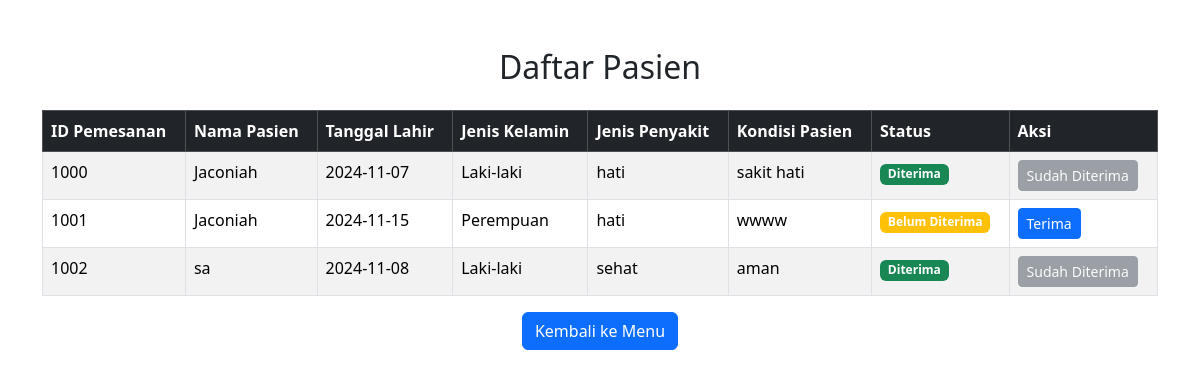
The app's page /Web_ada_kita/daftar_pasien.php with its own data.
### tables this page shows
CREATE TABLE `pemesanan_pengasuh` (
  `id_pemesanan` int(11) NOT NULL,
  `nama_pasien` varchar(100) NOT NULL,
  `jenis_kelamin` enum('Laki-laki','Perempuan') NOT NULL,
  `jenis_penyakit` varchar(255) NOT NULL,
  `kondisi_pasien` text NOT NULL,
  `tgl_lahir` date NOT NULL,
  `diterima` tinyint(1) NOT NULL
);

### Web_ada_kita/daftar_pasien.php (the view, shortened to what this page needs)
<?php
include 'koneksi.php';
?>
<!DOCTYPE html>
<html lang="en">
<head>
    <link href="https://cdn.jsdelivr.net/npm/bootstrap@5.3.2/dist/css/bootstrap.min.css" rel="stylesheet">
</head>
<body>
    <div class="container mt-5">
        <h2 class="mb-4 text-center">Daftar Pasien</h2>
        <table class="table table-bordered table-striped">
            <thead class="table-dark">
                <tr>
                    <th>ID Pemesanan</th>
                    <th>Nama Pasien</th>
                    <th>Tanggal Lahir</th>
                    <th>Jenis Kelamin</th>
                    <th>Jenis Penyakit</th>
                    <th>Kondisi Pasien</th>
                    <th>Status</th>
                    <th>Aksi</th>
                </tr>
            </thead>
            <tbody>
                <?php
                $sql = "SELECT * FROM pemesanan_pengasuh";
                $result = mysqli_query($conn, $sql);
                if (mysqli_num_rows($result) > 0) {
                    while ($row = mysqli_fetch_assoc($result)) {
                        echo "<tr>";
                        echo "<td>" . $row['id_pemesanan'] . "</td>";
                        echo "<td>" . $row['nama_pasien'] . "</td>";
                        echo "<td>" . $row['tgl_lahir'] . "</td>";
                        echo "<td>" . $row['jenis_kelamin'] . "</td>";
                        echo "<td>" . $row['jenis_penyakit'] . "</td>";
                        echo "<td>" . $row['kondisi_pasien'] . "</td>";
                        if ($row['diterima'] == 1) {
                            echo "<td><span class='badge bg-success'>Diterima</span></td>";
                        } else {
                            echo "<td><span class='badge bg-warning'>Belum Diterima</span></td>";
                        }
                        echo "<td>";
                        if ($row['diterima'] == 0) {
                            echo "<a href='terima_pasien.php?id=" . $row['id_pemesanan'] . "' class='btn btn-primary btn-sm'>Terima</a>";
                        } else {
                            echo "<button class='btn btn-secondary btn-sm' disabled>Sudah Diterima</button>";
                        }
                        echo "</td>";
                        echo "</tr>";
                    }
                } else {
                    echo "<tr><td colspan='8' class='text-center'>Tidak ada data pasien</td></tr>";
                }
                ?>
            </tbody>
        </table>
    </div>
    <div class="con align-items-center">
        <div class="text-center">
            <a href="index.php" class="btn btn-primary">Kembali ke Menu</a>
        </div>
    </div>
</body>
</html>

### records on screen
pemesanan_pengasuh: id_pemesanan "1000", nama_pasien "Jaconiah", tgl_lahir "2024-11-07", jenis_kelamin "Laki-laki", jenis_penyakit "hati", kondisi_pasien "sakit hati", diterima "Diterima"
pemesanan_pengasuh: id_pemesanan "1001", nama_pasien "Jaconiah", tgl_lahir "2024-11-15", jenis_kelamin "Perempuan", jenis_penyakit "hati", kondisi_pasien "wwww", diterima "Belum Diterima"
pemesanan_pengasuh: id_pemesanan "1002", nama_pasien "sa", tgl_lahir "2024-11-08", jenis_kelamin "Laki-laki", jenis_penyakit "sehat", kondisi_pasien "aman", diterima "Diterima"
